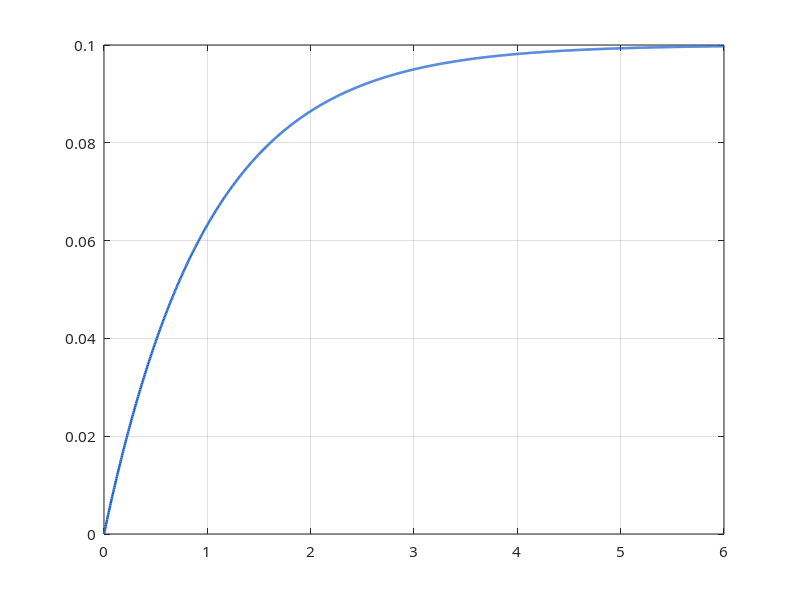

Recreate this plot in MATLAB. (Note: this script raises an error after producing the figure.)
%% MATLAB figures for the transfer-function learning article.
% Every figure is a theoretical simulation, not hardware measurement.

clear; close all; clc;

script_dir = fileparts(mfilename('fullpath'));
project_dir = fileparts(fileparts(script_dir));
output_dir = fullfile(project_dir, 'source', 'images', 'myimge', 'transfer-function');
if ~exist(output_dir, 'dir')
    mkdir(output_dir);
end

set(groot, 'defaultAxesFontName', 'Microsoft YaHei', ...
    'defaultTextFontName', 'Microsoft YaHei', ...
    'defaultAxesFontSize', 11, 'defaultLineLineWidth', 1.8);

% RL series circuit: voltage input, current output.
R = 10;
L = 10e-3;
tau = L / R;
s = tf('s');
G_RL = 1 / (L*s + R);
t = linspace(0, 6*tau, 1200);
[i, t] = step(G_RL, t);

fig = figure('Color', 'w', 'Position', [80 80 1040 540]);
plot(t*1e3, i, 'Color', [0.12 0.39 0.82]); hold on; grid on;
yline(1/R, '--', '稳态电流  U/R = 0.1 A', 'LabelHorizontalAlignment', 'left');
xline(tau*1e3, '--', '时间常数  τ=L/R=1 ms', 'LabelVerticalAlignment', 'bottom');
xlabel('时间 / ms'); ylabel('电流 i(t) / A');
title('RL 串联电路对 1 V 阶跃输入的电流响应（MATLAB 理论仿真）');
text(3.8, 0.035, 'R = 10 Ω ； L = 10 mH ； G(s) = 1/(Ls+R)', ...
    'BackgroundColor', 'w', 'EdgeColor', [0.7 0.7 0.7]);
exportgraphics(fig, fullfile(output_dir, 'rl-step-response.png'), 'Resolution', 180);
close(fig);

% Bode diagram for G_RL(s).
w = 2*pi*logspace(0, 5, 1600);
response = squeeze(freqresp(G_RL, w));
f0 = R/(2*pi*L);
fig = figure('Color', 'w', 'Position', [80 80 1040 720]);
tiledlayout(2, 1, 'TileSpacing', 'compact', 'Padding', 'compact');
ax1 = nexttile; hold(ax1, 'on'); grid(ax1, 'on'); set(ax1, 'XScale', 'log');
semilogx(ax1, w/(2*pi), 20*log10(abs(response)), 'Color', [0.12 0.39 0.82]);
xline(ax1, f0, '--', 'f0 = R/(2πL) = 159.2 Hz', 'LabelVerticalAlignment', 'bottom');
ylabel(ax1, '幅值 / dB'); title(ax1, 'RL 电流传递函数的幅频特性');
ax2 = nexttile; hold(ax2, 'on'); grid(ax2, 'on'); set(ax2, 'XScale', 'log');
semilogx(ax2, w/(2*pi), unwrap(angle(response))*180/pi, 'Color', [0.88 0.30 0.34]);
xline(ax2, f0, '--', 'f0 = 159.2 Hz', 'LabelVerticalAlignment', 'bottom');
xlabel(ax2, '频率 / Hz'); ylabel(ax2, '相位 / (°)'); title(ax2, 'RL 电流传递函数的相频特性');
exportgraphics(fig, fullfile(output_dir, 'rl-bode-response.png'), 'Resolution', 180);
close(fig);

% Same stable closed-loop structure, different damping and pole locations.
Gp = 1/(s*(s+2));
K = [0.25, 1, 9];
labels = {'K = 0.25：过阻尼', 'K = 1：临界阻尼', 'K = 9：欠阻尼'};
colors = [0.12 0.39 0.82; 0.10 0.62 0.46; 0.88 0.30 0.34];
t = linspace(0, 8, 1600);
fig = figure('Color', 'w', 'Position', [80 80 1080 700]);
tiledlayout(1, 2, 'TileSpacing', 'compact', 'Padding', 'compact');
ax1 = nexttile; hold(ax1, 'on'); grid(ax1, 'on');
ax2 = nexttile; hold(ax2, 'on'); grid(ax2, 'on');
for k = 1:numel(K)
    Tcl = feedback(K(k)*Gp, 1);
    [y, tt] = step(Tcl, t);
    plot(ax1, tt, y, 'Color', colors(k,:), 'DisplayName', labels{k});
    p = pole(Tcl);
    scatter(ax2, real(p), imag(p), 80, colors(k,:), 'x', 'LineWidth', 2, 'DisplayName', labels{k});
end
yline(ax1, 1, ':', '目标值', 'HandleVisibility', 'off');
xlabel(ax1, '时间 / s'); ylabel(ax1, '输出');
title(ax1, '单位负反馈下，不同闭环极点对应不同阶跃响应');
legend(ax1, 'Location', 'southeast');
xline(ax2, 0, '--', '虚轴：稳定边界', 'HandleVisibility', 'off');
yline(ax2, 0, ':', 'HandleVisibility', 'off');
xlabel(ax2, '极点实部'); ylabel(ax2, '极点虚部');
title(ax2, '三个例子的闭环极点都位于左半平面');
legend(ax2, 'Location', 'southwest');
axis(ax2, 'equal'); xlim(ax2, [-3.5, 0.6]); ylim(ax2, [-3.5, 3.5]);
exportgraphics(fig, fullfile(output_dir, 'feedback-poles-and-step-response.png'), 'Resolution', 180);
close(fig);

fid = fopen(fullfile(script_dir, 'transfer_function_results.txt'), 'w');
fprintf(fid, 'RL series theoretical model\nR = 10 ohm\nL = 0.01 H\ntau = 0.001 s\n');
fprintf(fid, 'G_RL(s) = I(s)/U(s) = 1/(L*s+R)\n');
fprintf(fid, 'pole = -R/L = -1000 rad/s\ncorner frequency = 159.1549 Hz\n');
fclose(fid);
